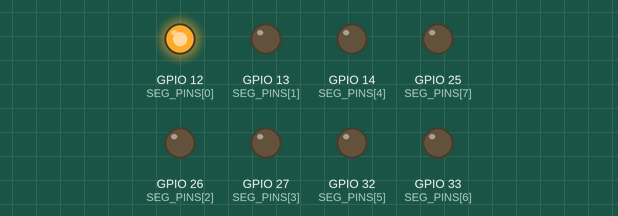
Simulated run of this sketch. Board: ESP32. Parts: output pins drawn as LEDs (lit = HIGH). What the sketch prints to the serial monitor is not drawn.

Above: at 0.2 s.
At 1.2 s:
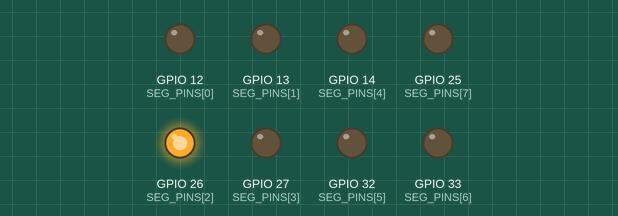
At 1.7 s:
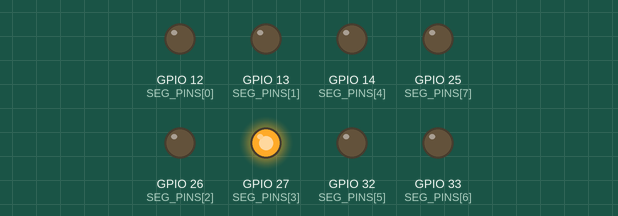
At 2.2 s:
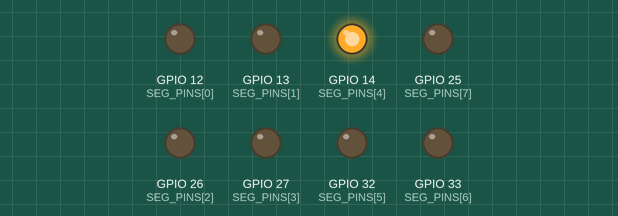
At 3.2 s:
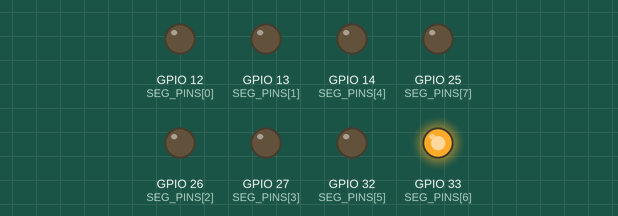
At 4.7 s:
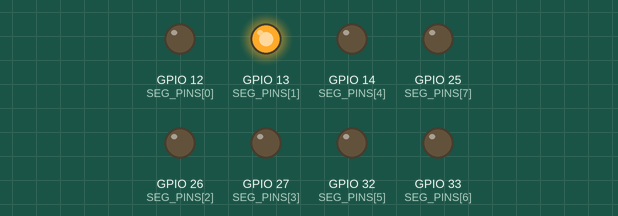
Timing chart, 0 to 5.2 s (numbered marks = the images above):
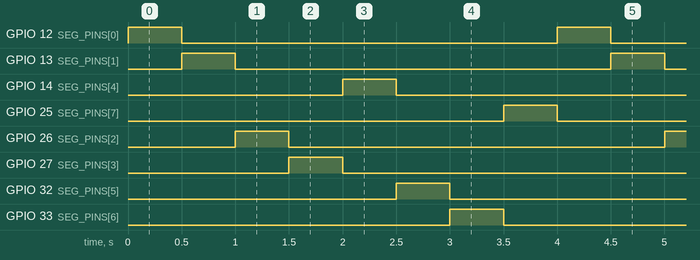

The sketch:

7seg.ino
```cpp
const int SEG_PINS[8] = {12, 13, 26, 27, 14, 32, 33, 25};   // a b c d e f g dp
const char *NAMES[8] = {"a", "b", "c", "d", "e", "f", "g", "dp"};

void setup() {
    Serial.begin(115200);
    for (int i = 0; i < 8; i++) pinMode(SEG_PINS[i], OUTPUT);
}

void loop() {
    for (int i = 0; i < 8; i++) {
        for (int j = 0; j < 8; j++) digitalWrite(SEG_PINS[j], LOW);
        digitalWrite(SEG_PINS[i], HIGH);            // 하나만 HIGH
        Serial.printf("%s 켜짐\n", NAMES[i]);
        delay(500);
    }
}
// → 공통 음극(CC): 하나씩 순서대로 켜진다
// → 공통 양극(CA): 하나만 꺼지고 나머지가 켜진다 (또는 전부 꺼짐 — COM 을 3V3 로 옮긴다)
```

Measured:
- by itself, GPIO 12 (SEG_PINS[0]), GPIO 13 (SEG_PINS[1]), GPIO 14 (SEG_PINS[4]), GPIO 25 (SEG_PINS[7]), GPIO 26 (SEG_PINS[2]), GPIO 27 (SEG_PINS[3]), GPIO 32 (SEG_PINS[5]), GPIO 33 (SEG_PINS[6]): alternates HIGH for 0.50 s and LOW for 3.5 s
- by itself, everything shown: repeats every 4.0 s, in 8 steps
